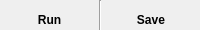
           <widget class="QFrame" name="buttonframe">
            <property name="minimumSize">
             <size>
              <width>0</width>
              <height>30</height>
             </size>
            </property>
            <property name="maximumSize">
             <size>
              <width>16777215</width>
              <height>30</height>
             </size>
            </property>
            <property name="frameShape">
             <enum>QFrame::Box</enum>
            </property>
            <property name="frameShadow">
             <enum>QFrame::Plain</enum>
            </property>
            <property name="lineWidth">
             <number>0</number>
            </property>
            <layout class="QHBoxLayout" name="horizontalLayout_9">
             <property name="spacing">
              <number>0</number>
             </property>
             <property name="leftMargin">
              <number>0</number>
             </property>
             <property name="topMargin">
              <number>0</number>
             </property>
             <property name="rightMargin">
              <number>0</number>
             </property>
             <property name="bottomMargin">
              <number>0</number>
             </property>
             <item>
              <widget class="QPushButton" name="Runbutton">
               <property name="sizePolicy">
                <sizepolicy hsizetype="Fixed" vsizetype="Fixed">
                 <horstretch>0</horstretch>
                 <verstretch>0</verstretch>
                </sizepolicy>
               </property>
               <property name="minimumSize">
                <size>
                 <width>0</width>
                 <height>40</height>
                </size>
               </property>
               <property name="maximumSize">
                <size>
                 <width>100</width>
                 <height>40</height>
                </size>
               </property>
               <property name="font">
                <font>
                 <weight>75</weight>
                 <bold>true</bold>
                </font>
               </property>
               <property name="text">
                <string>Run</string>
               </property>
               <property name="flat">
                <bool>true</bool>
               </property>
              </widget>
             </item>
             <item>
              <widget class="Line" name="line_5">
               <property name="minimumSize">
                <size>
                 <width>0</width>
                 <height>40</height>
                </size>
               </property>
               <property name="maximumSize">
                <size>
                 <width>16777215</width>
                 <height>40</height>
                </size>
               </property>
               <property name="orientation">
                <enum>Qt::Vertical</enum>
               </property>
              </widget>
             </item>
             <item>
              <widget class="QPushButton" name="Save">
               <property name="enabled">
                <bool>true</bool>
               </property>
               <property name="sizePolicy">
                <sizepolicy hsizetype="Fixed" vsizetype="Fixed">
                 <horstretch>0</horstretch>
                 <verstretch>0</verstretch>
                </sizepolicy>
               </property>
               <property name="minimumSize">
                <size>
                 <width>0</width>
                 <height>40</height>
                </size>
               </property>
               <property name="maximumSize">
                <size>
                 <width>100</width>
                 <height>40</height>
                </size>
               </property>
               <property name="font">
                <font>
                 <weight>75</weight>
                 <bold>true</bold>
                </font>
               </property>
               <property name="text">
                <string>Save</string>
               </property>
               <property name="flat">
                <bool>true</bool>
               </property>
              </widget>
             </item>
            </layout>
           </widget>
